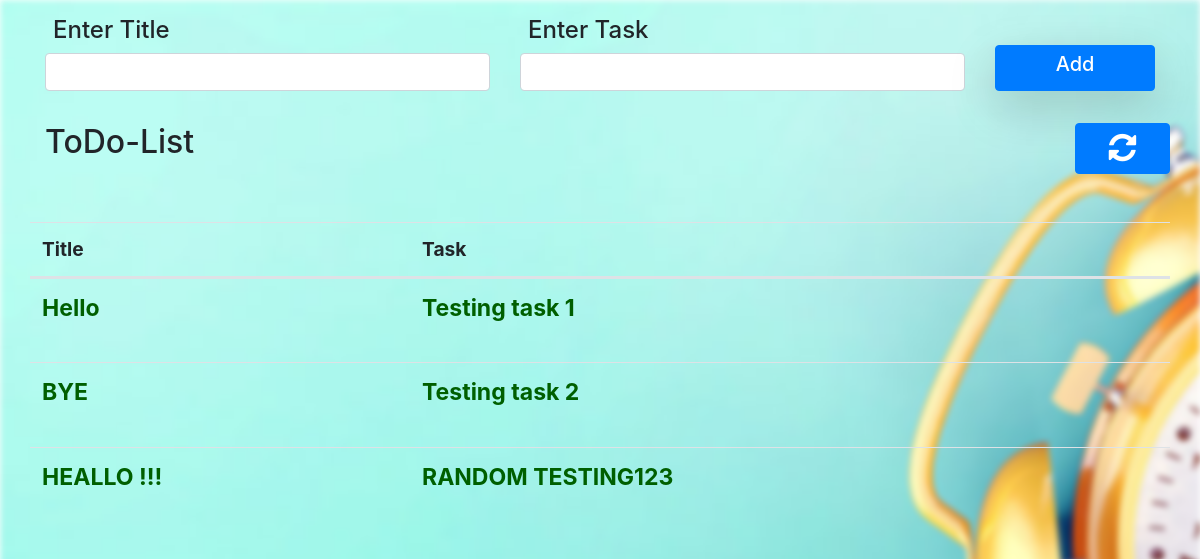
/, run on an earlier commit of the app's database.
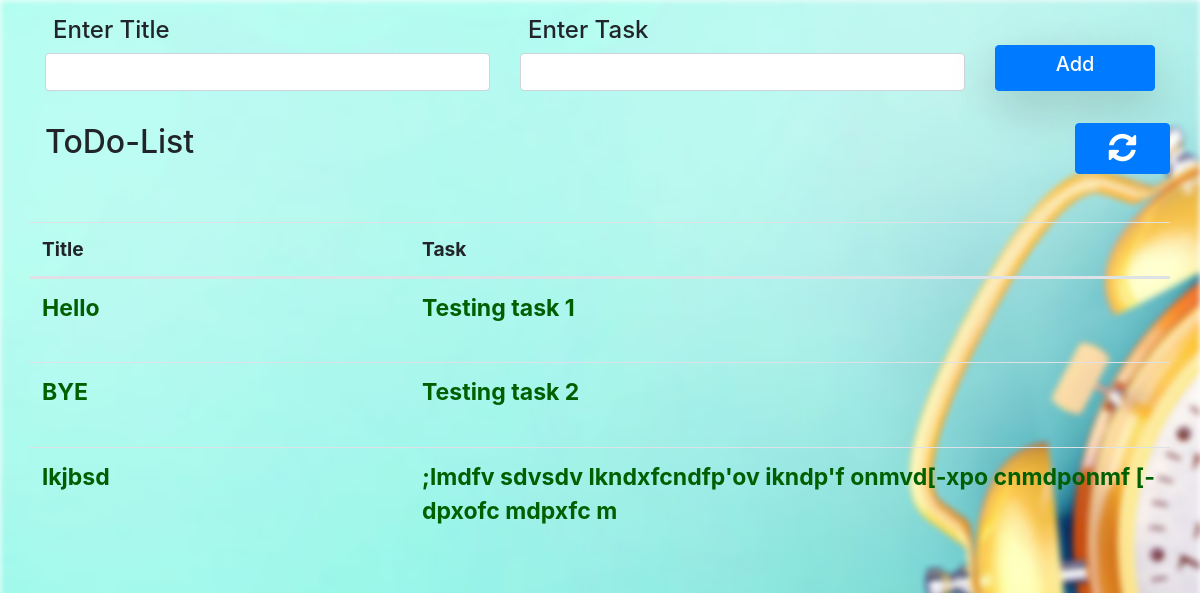
And on a later commit of the database.
### tasks/models.py (models this page shows, shortened)
class Task(models.Model):
    title = models.CharField(max_length=64)
    content = models.CharField(max_length=256)
    ischecked = models.BooleanField()

### tasks/views.py (the view, shortened to what this page needs)
# urls.py: path('', views.HomePage.as_view(), name="home.html"),
class HomePage(TemplateView):
    template_name = "home.html"
    model = Task
    context = dict()
    def update_context(self):
        tasks = Task.objects.all()
        if tasks:
            assert isinstance(tasks[0], Task)
        self.context["tasks"] = tasks
    def get(self, request, *args, **kwargs):
        self.update_context()
        return render(request, self.template_name, self.context)

### tasks/templates/home.html (shortened to what this page needs)
{% extends "base.html" %} {% load static %} {% block title %} ToDo List {% endblock title %} {% block body %}
<form method="post">
    <div class="form-group mt-3 row">
        <div class="form-group col-sm-5">
            <label for="title" class="h4 ml-2">Enter Title</label>
            <input type="text" autocomplete="off" name="title" id="task" class="form-control" />
        </div>
        <div class="form-group col-sm-5">
            <label for="content" class="h4 ml-2">Enter Task</label>
            <input type="text" autocomplete="off" name="content" id="task" class="form-control" />
        </div>
        <div class="form-group col-sm-2 mt-auto">
            <button type="submit" class="btn btn-primary w-100 shadow-lg"><h5>Add</h5></button>
        </div>
    </div>
    <div class="row">
        <div class="d-inline h2 col-11">ToDo-List</div>
        <button class="btn btn-primary float-right mb-5 ml-auto col-1 p-2" type="submit" value="Refresh"> <i class="fa fa-refresh fa-2x"></i></button>
    </div>
    <table class="table table-hover">
        <thead>
            <tr class="row">
                <th class="col-4">Title</th>
                <th class="col-8">Task</th>
            </tr>
        </thead>
        <tbody>
            {% for task in tasks %}
            <tr class="isdone row">
                <td class="col-4">{{ task.title }}</td>
                <td class="col-8">{{ task.content }}</td>
                <td>
                </td>
            </tr>
            {% endfor %}
        </tbody>
    </table>
</form>
{% endblock body %}

What changed in the data, as far as the page shows it:
removed Task: title "HEALLO !!!", content "RANDOM TESTING123"
added Task: title "lkjbsd", content ";lmdfv sdvsdv lkndxfcndfp'ov ikndp'f onmvd[-xpo cnmdponmf [-dpxofc mdpxfc m"
